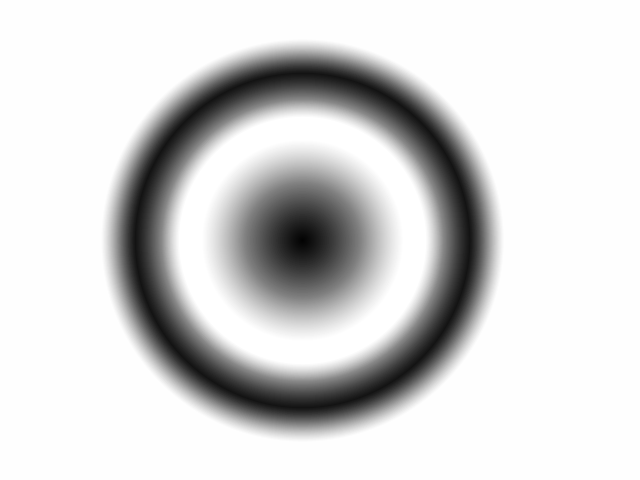
#> input picture render-7.png, 640 x 480 px, found by its file name
$ python img_processing_script.py
#> lines starting #> are read from the running program, lines starting #| are printed output that depends on the picture
### Master Program/img processing and path planning/a_img_setup.py
"""
IMG PREPREOCESSING FILE, HANDLES IMG SPLITTING AND GRAYSCALING.

FILE IS COMPLETE AS OF 21/8/23 DO NOT MODIFY FURTHER
"""
import cv2
import numpy as np
import matplotlib.pyplot as plt
import math
import e_kernels as k
from PIL import Image

def convert_to_grayscale(input_image_path, output_image_path):
#> called with input_image_path = 'render-7.png', output_image_path = 'grayscale_map.png'
    try:
        # Open the image file
        with Image.open(input_image_path) as img:
            # Convert the image to grayscale
#> img is the input picture: PIL image 640x480 P; min 2, max 255, mean 212.1
            grayscale_img = img.convert("L")

            # Save the grayscale image
            grayscale_img.save(output_image_path)
            print("Image converted to grayscale and saved")
    except Exception as e:
        print(f"Error: {e}")

def invert_image(image, output):

    image_map = cv2.imread(image)
    inverse = cv2.bitwise_not(image_map)

    cv2.imwrite(output, inverse)

    print("Image inverted and saved")
    return output

def img_split(image, threshold, output):
        # Load the image
#> called with image = 'render-7.png', threshold = 256, output = 'split_image_inverse.png'
    image_path = image
    image = cv2.imread(image_path)

    image_map = np.where(image > threshold, 255, 0).astype(np.uint8)
#> image_map: shape (480, 640, 3); every value is 0

    cv2.imwrite(output, image_map)

    print("Image split and saved")

    return output

def setup_image(image_source, threshold, direction):
    convert_to_grayscale(image_source, "grayscale_map.png")

    img_split(image_source, threshold, "split_image_inverse.png")

    invert_image("split_image_inverse.png", "split_image.png")
#> in invert_image, `inverse = cv2.bitwise_not(image_map)`: inverse: shape (480, 640, 3); every value is 255


#invert_image("trimmed_map.png", "trimmed_map_inverse.png")

### Master Program/img processing and path planning/b_filtering.py
"""
IMG FILTER FILE, HANDLES THE APPLICATION OF VARIOUS FILTERS
TO HIGHLIGHT SLOPES AND RIDGE AREAS

FILE IS COMPLETE AS OF 21/8/23 DO NOT MODIFY FURTHER
"""


import cv2
import numpy as np
import matplotlib.pyplot as plt
import math
import e_kernels as k

# [9 lines left out: function sharpen_filter, not called in this run]

def ridge_filter(image, direction):


#> called with direction = 90
    direction_rad = math.radians(direction)

    if (0 <= direction <= 90):
        weighting = math.sin(direction_rad) # 0 -> 1
        S2N_kernel = k.S2N_kernel * (1 - weighting)
        W2E_kernel = k.W2E_kernel * weighting

        S2N_image = cv2.filter2D(image, -1, S2N_kernel)
        W2E_image = cv2.filter2D(image, -1, W2E_kernel)
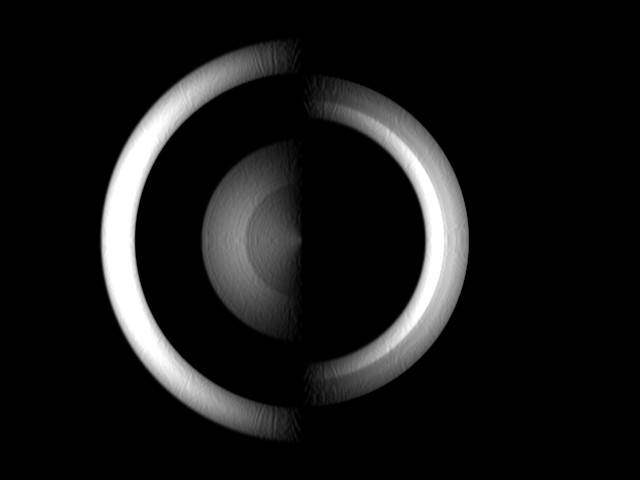
#> W2E_image: shape (480, 640, 3); min 0, max 255, mean 22.7
        output = S2N_image + W2E_image

    if (90 < direction <= 180):
        weighting = math.sin(direction_rad) # 1 -> 0

        W2E_kernel = k.W2E_kernel * weighting
        N2S_kernel = k.N2S_kernel * (1 - weighting)

        N2S_image = cv2.filter2D(image, -1, N2S_kernel)
        W2E_image = cv2.filter2D(image, -1, W2E_kernel)
        output = N2S_image + W2E_image

    if (180 < direction <= 270):
        weighting = -(math.sin(direction_rad)) # 0 -> 1

        E2W_kernel = k.E2W_kernel * weighting
        N2S_kernel = k.N2S_kernel * (1 - weighting)

        N2S_image = cv2.filter2D(image, -1, N2S_kernel)
        E2W_image = cv2.filter2D(image, -1, E2W_kernel)
        output = N2S_image + E2W_image
    if (270 < direction <= 360):
        weighting = -(math.sin(direction_rad)) # 1 -> 0

        E2W_kernel = k.E2W_kernel * weighting
        N2S_kernel = k.N2S_kernel * (1 - weighting)

        N2S_image = cv2.filter2D(image, -1, N2S_kernel)
        E2W_image = cv2.filter2D(image, -1, E2W_kernel)
        output = N2S_image + E2W_image

    #print("Weighting: ", weighting)
    output = np.clip(output, 0, 255).astype(np.uint8)

    #output = cv2.filter2D(image, -1, ridge_kernel)
    return output

# [8 lines left out: function sharpen_less_filter, not called in this run]

def blur_filter(image):
    output = cv2.filter2D(image, -1, k.blurred_kernel)
    return output

def normalisation_filter(image):
    output = cv2.filter2D(image, -1, k.normalisation_kernel)
    return output


def apply_ridge_filters(path_to_img, direction, output_file, map_translation):

    # Load the image
    image_path = path_to_img
    image = cv2.imread(image_path)

    output = image

    #cv2.imwrite("img_step_1.png", output)
    #output = sharpen_filter(output)
    #cv2.imwrite("img_step_2.png", output)
    output = ridge_filter(output, direction)
    # [7 lines of commented-out code are left out]


    output = normalisation_filter(output)
    #output = normalisation_filter(output)
    #output = sobel_y(output)

    # Threshold the image
    threshold = 1
    output[output > threshold] += map_translation

    # Set blue and green channels to zero
    output[:, :, 0] = 0
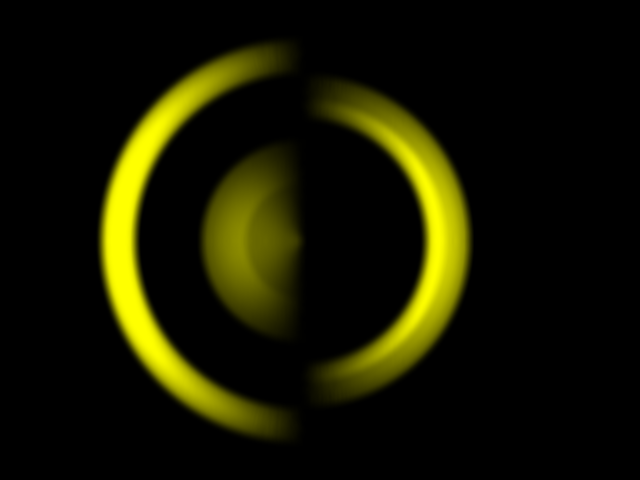
#> output: shape (480, 640, 3); mean B, G, R 0, 22.7, 22.7
    output[:, :, 1] = 0
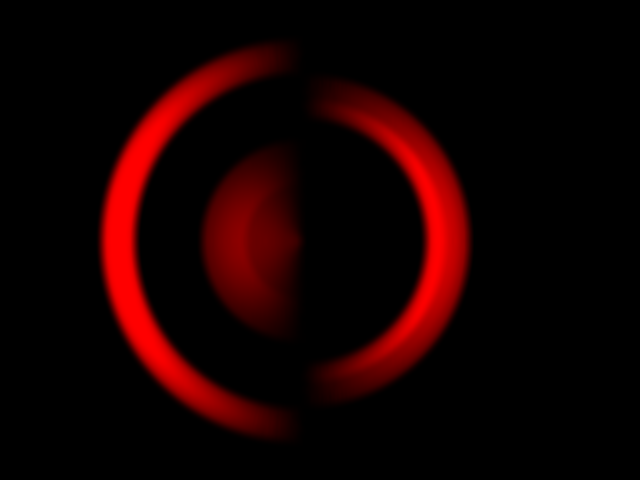
#> output: shape (480, 640, 3); mean B, G, R 0, 0, 22.7

    # Move the ridge lift output to the red channel
    red_channel = output[:, :, 2]

    # Create a blank image with only the red channel
    red_image = np.zeros_like(image)
    red_image[:, :, 2] = red_channel

    # Save the final image
    final_image_path = output_file
    cv2.imwrite(final_image_path, red_image)

    print("Image filters applied and saved")


"""
def grayscale_ridge_lift(path_to_img, direction):
    # Load the image
    image_path = path_to_img
    image = cv2.imread(image_path)

    output = image

    output = sharpen_filter(output)
    output = ridge_filter(output, direction)
    output = ridge_filter(output, direction)
    output = sharpen_less_filter(output)
    output = blur_filter(output)

    # Convert the output to grayscale
    gray_output = cv2.cvtColor(output, cv2.COLOR_BGR2GRAY)

    # Save the final grayscale image
    final_image_path = 'Grayscale_Ridge_Lift_Output.png'
    cv2.imwrite(final_image_path, gray_output)

def overlay_grayscale_ridge(ridge_lift_path, split_image_path, output_path):
    # Load the grayscale ridge lift output image
    grayscale_ridge_img = cv2.imread(ridge_lift_path, cv2.IMREAD_GRAYSCALE)

    # Load the split image
    split_img = cv2.imread(split_image_path)

    # Create a blank image with the same dimensions as the split image
    overlay_img = np.zeros_like(split_img)

    # Assign the grayscale ridge lift output to the overlay image
    overlay_img[:, :, 0] = grayscale_ridge_img

    # Add the overlay image to the split image
    result = cv2.addWeighted(split_img, 1, overlay_img, 1, 0)

    output = invert_image(result)
    # Save the result to a separate file
    cv2.imwrite(output_path, output) """

""" ridge_lift_path = "Ridge_Lift_Output.png"
split_image_path = "Split_Image.png"
output_path = "Map+Ridge.png"
output_path_grayscale = "Map+GrayscaleRidge.png" """

#ridge_lift("render-5.png", 90)
#grayscale_ridge_lift("render-5.png", 90)
#img_split("render-5.png", 70)

### Master Program/img processing and path planning/c_lift_map_trimmer.py
"""
TRIMS THE SCORE MAP TO ONLY SHOW AREAS WHICH ARE NAVIGABLE

FILE IS COMPLETE AS OF 25/8/23 DO NOT MODIFY FURTHER
"""

import cv2
import numpy as np
import a_img_setup

def apply_two_tone_mask(grayscale_image, two_tone_image):
    # Load the grayscale and two-tone images
#> called with grayscale_image = 'ridge_map.png', two_tone_image = 'split_image_inverse.png'
    grayscale = cv2.imread(grayscale_image, cv2.IMREAD_GRAYSCALE)
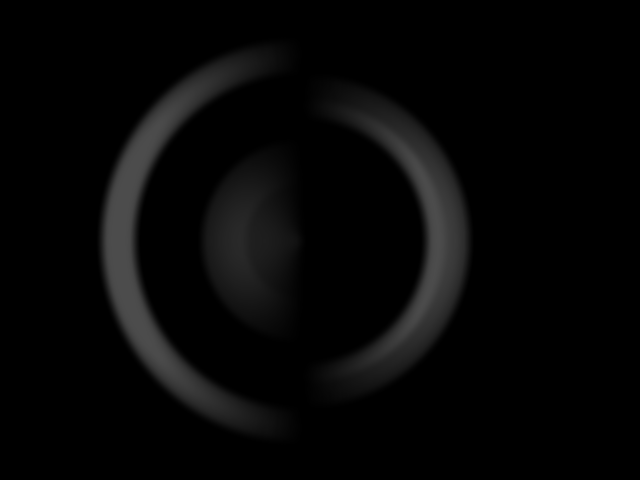
#> grayscale: shape (480, 640); min 0, max 76, mean 6.7
    two_tone = cv2.imread(two_tone_image, cv2.IMREAD_GRAYSCALE)
#> two_tone: shape (480, 640); every value is 0

    # Make sure the images are the same size
    if grayscale.shape != two_tone.shape:
        raise ValueError("Images must be the same size")

    # Convert the two-tone image to a binary mask
    _, binary_mask = cv2.threshold(two_tone, 0, 255, cv2.THRESH_BINARY)

    # Set the pixels in the grayscale image to zero where the mask is black
    result = cv2.bitwise_and(grayscale, cv2.bitwise_not(binary_mask))

    return result


from PIL import Image

# [18 lines left out: function make_white_pixels_transparent, not called in this run]

# [4 lines that do not run on import are left out]


def trim_reward_map(grayscale_image_path, two_tone_image_path, output):
    # Paths to your grayscale and two-tone images
    grayscale_image_path = "ridge_map.png"
    two_tone_image_path = "split_image_inverse.png"

    # Apply the mask and get the result
    result_image = apply_two_tone_mask(grayscale_image_path, two_tone_image_path)
    print("Lift map trimmed and saved")
    cv2.imwrite(output, result_image)
    a_img_setup.invert_image(output, output)
#> call 2 of invert_image, with image = 'trimmed_map.png', output = 'trimmed_map.png'
#> in invert_image (call 2), `inverse = cv2.bitwise_not(image_map)`:
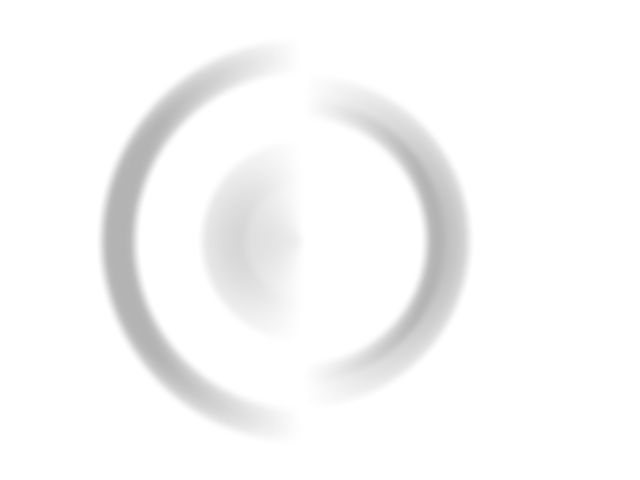
#> inverse: shape (480, 640, 3); min 179, max 255, mean 248.3

    #make_white_pixels_transparent(output,output)


### Master Program/img processing and path planning/d_pathplanning.py
"""
A* path planning with a score map from the thermals.

FILE IS COMPLETE AS OF 25/8/23 DO NOT MODIFY FURTHER
"""

import numpy as np
import heapq
import matplotlib.pyplot as plt
from PIL import Image
from scipy.interpolate import CubicSpline

def path_plan(start, goal, weight, score_weight, image_path, score_map_path):
#> in load_image, `img = img.convert('L')`: img: PIL image 640x480 L; every value is 255
#> in load_image, `binary_image = (img_array > 128).astype(int)`: binary_image: shape (480, 640) int64; every value is 1
    def euclidean_distance(p1, p2):
        return np.sqrt((p1[0] - p2[0])**2 + (p1[1] - p2[1])**2)

    def manhattan_distance(p1, p2):
        return abs(p1[0] - p2[0]) + abs(p1[1] - p2[1])

    def astar(grid, score_map, start, goal, weight, score_weight,):
#> called with start = (100, 100), goal = (400, 400), weight = 1, score_weight = 5
        rows, cols = grid.shape
#> rows = 480; cols = 640
        open_set = []
        heapq.heappush(open_set, (0, start))

        came_from = {}
        g_score = {point: float('inf') for point in np.ndindex(rows, cols)}
        g_score[start] = 0

        f_score = {point: float('inf') for point in np.ndindex(rows, cols)}
        f_score[start] = weight * euclidean_distance(start, goal)

        while open_set:
            _, current = heapq.heappop(open_set)
            if current == goal:
                path = []
                while current in came_from:
                    path.append(current)
                    current = came_from[current]
                path.append(start)
                path.reverse()
                return path

            for dx, dy in [(0, 1), (1, 0), (0, -1), (-1, 0)]:
                neighbor = (current[0] + dx, current[1] + dy)
                if 0 <= neighbor[0] < rows and 0 <= neighbor[1] < cols and grid[neighbor] == 1:
                    tentative_g_score = g_score[current] + euclidean_distance(current, neighbor)  # Use euclidean_distance
                    if tentative_g_score < g_score[neighbor]:
                        came_from[neighbor] = current
                        g_score[neighbor] = tentative_g_score
                        f_score[neighbor] = g_score[neighbor] + weight * euclidean_distance(neighbor, goal) + score_weight * score_map[neighbor][0]  # Change score_map[neighbor] to score_map[neighbor][0]
                        heapq.heappush(open_set, (f_score[neighbor], neighbor))
#> after the loop, came_from = 146108 items; f_score = 307200 items; g_score = 307200 items; path = 601 pairs, first value 100 to 400, second value 100 to 400
#> (printed output is left out)

        return None  # No path found


    def load_image(image_path):
        img = Image.open(image_path)
        img = img.convert('L')  # Convert to grayscale
        img_array = np.array(img)
        binary_image = (img_array > 128).astype(int)  # Convert to binary image
        return binary_image

    def load_score_map(score_map_path):
        score_map_img = Image.open(score_map_path)
        score_map_array = np.array(score_map_img)
        return score_map_array

    def smooth_path_with_spline(path):
        # Extract x and y coordinates from the path
        x, y = zip(*path)
#> x = 601 values from 100 to 400; y = 601 values from 100 to 400

        # Create a cubic spline for the path
        t = range(len(path))
        cs_x = CubicSpline(t, x)
        cs_y = CubicSpline(t, y)

        # Interpolate points along the spline
        num_points = 100  # Adjust as needed
        t_new = np.linspace(0, len(path) - 1, num_points)
#> t_new = 100 values from 0 to 600
        smoothed_path = [(cs_x(t), cs_y(t)) for t in t_new]
#> smoothed_path = 100 items, first 6: (100, 100), (103, 103), (106, 106.1), (109, 109.1), (112.1, 112.1), (112, 118.3)

        return smoothed_path


    image = load_image(image_path)
    score_map = load_score_map(score_map_path)
    path = astar(image, score_map, start, goal, weight, score_weight)

    if path:
        print("Path found:", path)
        smoothed_path = smooth_path_with_spline(path)
        print("Smoothed Path:", smoothed_path)
    else:
        print("No path found.")

    """ # Visualize the path on a plot
    plt.imshow(image, cmap='gray')
    plt.imshow(score_map, alpha=0.5, cmap='hot')  # Ensure 'cmap' is set to 'hot'
     """


    # Ensure 'cmap' is set to 'hot' for the score_map
    cmap = 'winter'

    # Define a threshold for the image to determine what is considered black
    black_threshold = 256  # You can adjust this threshold as needed

    # Create a mask for fully opaque regions in the image
    mask = np.where(image <= black_threshold, 1, 0)

    # Calculate the modified alpha parameter
    alpha = 0.5  # Default alpha for other regions
    alpha = alpha * (1 - mask) + 1 * mask  # Use alpha=1 for black regions
#> alpha: shape (480, 640) float64; every value is 1

    # Visualize the path on a plot
    plt.imshow(image, cmap='gray')
    plt.imshow(score_map, alpha=alpha, cmap=cmap)  # Use the modified alpha parameter
    #


    plt.scatter(start[1], start[0], color='green', marker='o', label='Start')
    plt.scatter(goal[1], goal[0], color='red', marker='x', label='Goal')
    if path:
        path_y, path_x = zip(*path)
#> path_y = 601 values from 100 to 400; path_x = 601 values from 100 to 400
        plt.plot(path_x, path_y, color='blue', label='Path')
        smoothed_path_y, smoothed_path_x = zip(*smoothed_path)
        plt.plot(smoothed_path_x, smoothed_path_y, color='green', label='Smoothed Path')
    plt.legend()
    plt.title('A* Pathfinding with Score Map')
    plt.show()
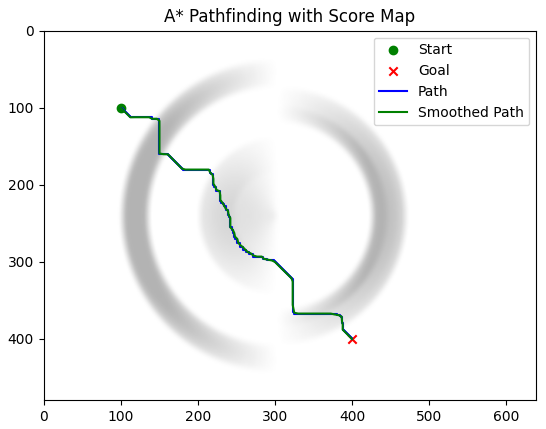
#> figure drawn by matplotlib, 1 panel

"""
# Example usage
image_path = 'split_image.png'
score_map_path = 'trimmed_map.png'
start = (1250, 1500)
goal = (1900, 200)

weight = 5  # distance weight
score_weight = 10

path_plan(start, goal, weight, score_weight, image_path, score_map_path) """


# [62 lines left out: function path_plan_stack, not called in this run]

### Master Program/img processing and path planning/img_processing_script.py
import a_img_setup as setup
import b_filtering as filtering
import c_lift_map_trimmer as lift_trimmer
import d_pathplanning as pathplan

image_source = "render-7.png"
threshold = 256
direction = 90
map_translation = 0

def map_creation(image_source, threshold, direction):
    setup.setup_image(image_source, threshold, direction)
    filtering.apply_ridge_filters("grayscale_map.png", direction, "ridge_map.png", map_translation)
    lift_trimmer.trim_reward_map("ridge_map.png", "split_image_inverse.png", "trimmed_map.png")

map_creation(image_source, threshold, direction)

# Example usage
image_path = 'split_image.png'
score_map_path = 'trimmed_map.png'
start = (100, 100)
goal = (400, 400)

weight = 1  # distance weight
score_weight = 5

pathplan.path_plan(start, goal, weight, score_weight, image_path, score_map_path)
